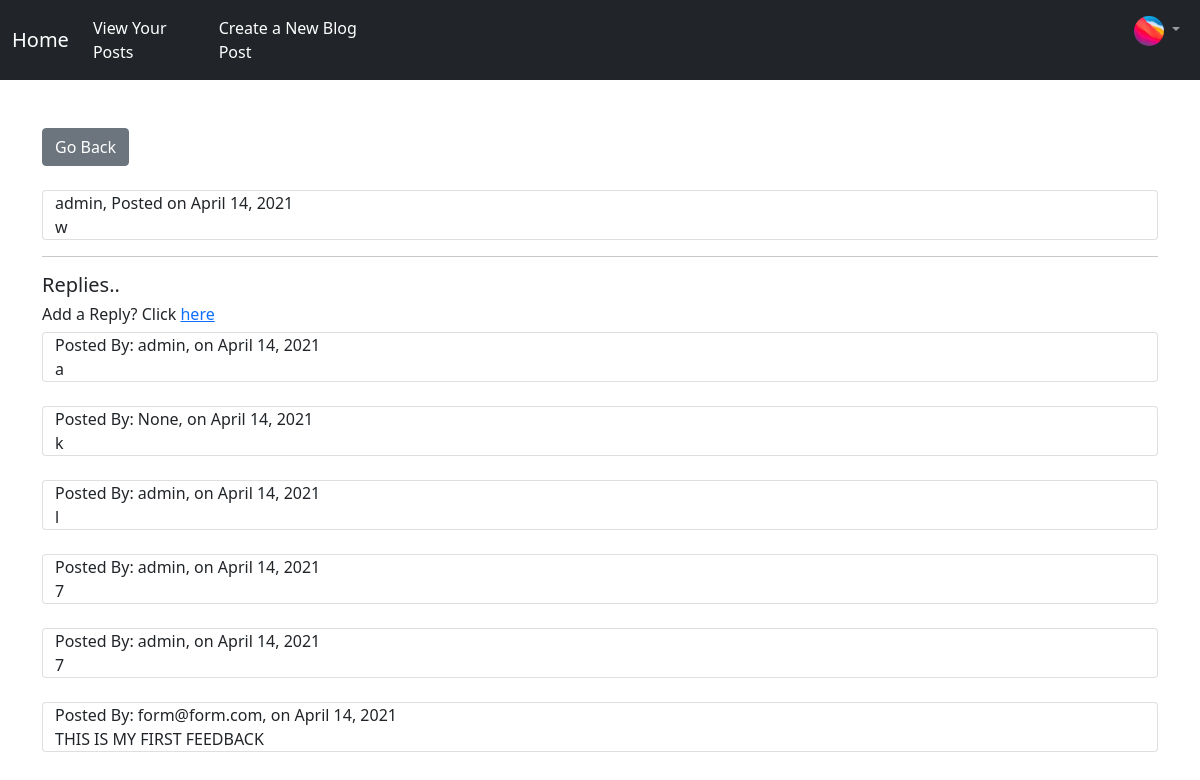
Screenshot of /detail/4 (signed in) with the database file from the repository.
### yapp/models.py (models this page shows, shortened)
class Profile(models.Model):
    user = models.OneToOneField(User, on_delete=models.CASCADE, null=True, blank=True)
    pic = models.ImageField(null=True, blank=True, upload_to='images/profile/')
    website_url = models.URLField(null=True, blank=True)
    twitter_url = models.URLField(null=True, blank=True)
    instagram_url = models.URLField(null=True, blank=True)
    facebook_url = models.URLField(null=True, blank=True)
    body = RichTextField(null=True, blank=True)

class FeedBackModel(models.Model):
    user = models.ForeignKey(User, on_delete=models.SET_NULL, null=True, blank=True)
    title = models.CharField(null=True, blank=True, max_length=200)
    complaint = RichTextField()
    date = models.DateField(auto_now_add=True, blank=True, null=True)

class FeedBackReply(models.Model):
    user = models.ForeignKey(User, on_delete=models.CASCADE, null=True, blank=True)
    post = models.ForeignKey(FeedBackModel, related_name='reply', on_delete=models.CASCADE, null=True, blank=True)
    complaint = models.TextField()
    date = models.DateField(auto_now_add=True, blank=True, null=True)

### yapp/views.py (the view)
# urls.py: path('detail/<int:pk>', BlogReply.as_view(), name='reply_list'),
class BlogReply(DetailView):
    model = FeedBackModel
    template_name = 'yapp/comment/viewreply.html'

### yapp/templates/yapp/comment/viewreply.html (shortened to what this page needs)
{% extends 'base.html' %}
{% block content %}
<a href="{% url 'feedbacklist' %}" class="btn btn-secondary">Go Back</a><br><br>
<div class="card">
    <div class="container">
{{ feedbackmodel.user }}, Posted on {{ feedbackmodel.date }}<br>
{{ feedbackmodel.complaint|safe }}
</div></div>
<hr>
<h5>Replies..</h5>
{% if not feedbackmodel.reply.all %}
{% if user.is_authenticated %}
<h6>No Replies Yet.. Add <a href="{% url 'reply' feedbackmodel.id %}">One!!</h6>
{% else %}
<h6>No Replies Yet...</h6>
{% endif %}
    {% else %}
    {% if user.is_authenticated %}
    <h6> Add a Reply? Click <a href="{% url 'reply' feedbackmodel.id %}">here</a></h6>
    {% endif %}
    {% for reply in feedbackmodel.reply.all %}
    <div class="card">
        <div class="container">
    Posted By: {{ reply.user }}, on {{ reply.date }}<br>
    {{ reply.complaint }}
    </div></div><br>
    {% endfor %}
    {% endif %}
{% endblock %}

### yapp/templates/base.html (shortened to what this page needs)
{% load static %}
<!doctype html>
<html lang="en">
  <head>
    <link href="https://cdn.jsdelivr.net/npm/bootstrap@5.0.0-beta3/dist/css/bootstrap.min.css" rel="stylesheet">
  </head>
  <body>
        <nav class="navbar navbar-expand-lg navbar-dark bg-dark">
            <div class="container-fluid">
              <a class="navbar-brand" href="{% url 'index' %}">Home</a>
              <div class="collapse navbar-collapse" id="navbarSupportedContent">
                <ul class="navbar-nav me-auto mb-2 mb-lg-0">
                  {% if user.is_authenticated %}
                  <li class="nav-item">
                    <a class="nav-link active" aria-current="page" href="{% url 'user' %}">View Your Posts</a>
                  </li>
                  <li class="nav-item">
                    <a class="nav-link active" aria-current="page" href="{% url 'create' %}">Create a New Blog Post</a>
                  </li>
                <ul><ul><ul><ul><ul><ul><ul><ul><ul><ul><ul><ul><ul><ul><ul><ul><ul><ul><ul><ul><ul><ul><ul>
                  <li class="nav-item dropdown">
                    <a class="nav-link dropdown-toggle" href="#" id="navbarDropdown" role="button" data-bs-toggle="dropdown" aria-expanded="false">
                      {% if request.user.profile.pic %}<img src="{{request.user.profile.pic.url}}" height="30" width="30" class="rounded-circle">
                      {% else %} <img src="{% static 'yapp\images\user_profile_default_2.png' %}" height="30" width="30" class="rounded-circle">{% endif %}
                    </a>
                  </li>
                  {% endif %}
              </div>
            </div>
          </nav>
          <div class="container">
        <br><br>
    {% block content %}
    {% endblock %}
    </div>
  </body>
</html>

### rows the page displays
FeedBackModel: user "admin", date "April 14, 2021", complaint "w"
FeedBackReply: user "admin", date "April 14, 2021", complaint "a"
FeedBackReply: user "None", date "April 14, 2021", complaint "k"
FeedBackReply: user "admin", date "April 14, 2021", complaint "l"
FeedBackReply: user "admin", date "April 14, 2021", complaint "7"
FeedBackReply: user "admin", date "April 14, 2021", complaint "7"
FeedBackReply: user "form@form.com", date "April 14, 2021", complaint "THIS IS MY FIRST FEEDBACK"
